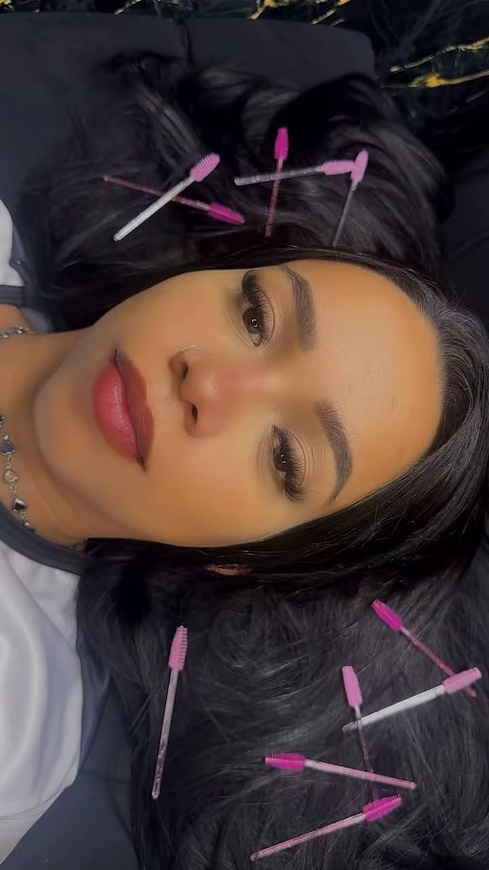
#> input picture src/assets/images/raw-hero.jpg, 489 x 870 px, shrunk from 720 x 1280 before the run
$ python process_images.py
#> lines starting #> are read from the running program, lines starting #| are printed output that depends on the picture
from pathlib import Path

from PIL import Image

dst = Path(__file__).resolve().parents[1] / "src" / "assets" / "images"

hero = Image.open(dst / "raw-hero.jpg").convert("RGB")
#> hero is the input picture: PIL image 489x870 RGB; mean R, G, B 73.7, 58.3, 56.6
# Face was sideways in the original file; ROTATE_90 places forehead at top.
hero_up = hero.transpose(Image.Transpose.ROTATE_90)
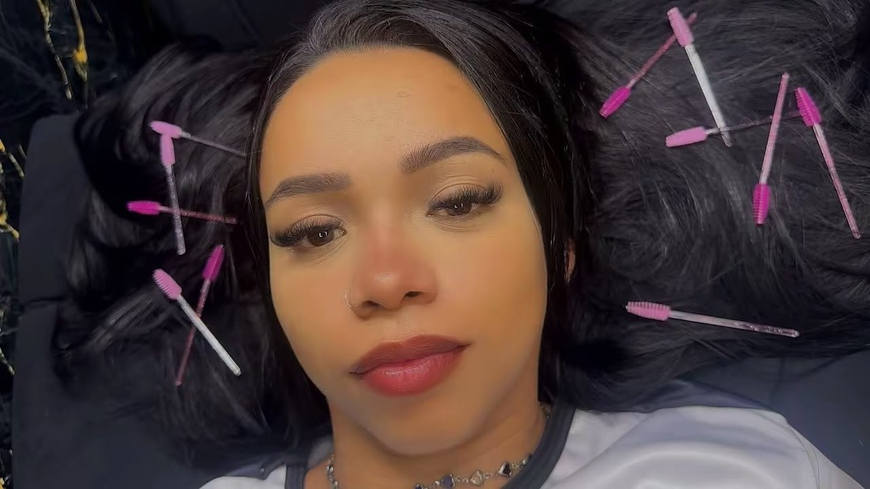
#> hero_up: PIL image 870x489 RGB; mean R, G, B 73.7, 58.3, 56.6
hero_up.save(dst / "hero-poliana.jpg", "JPEG", quality=92, optimize=True)

overlay = Image.open(dst / "raw-galeria-02.jpg").convert("RGB")
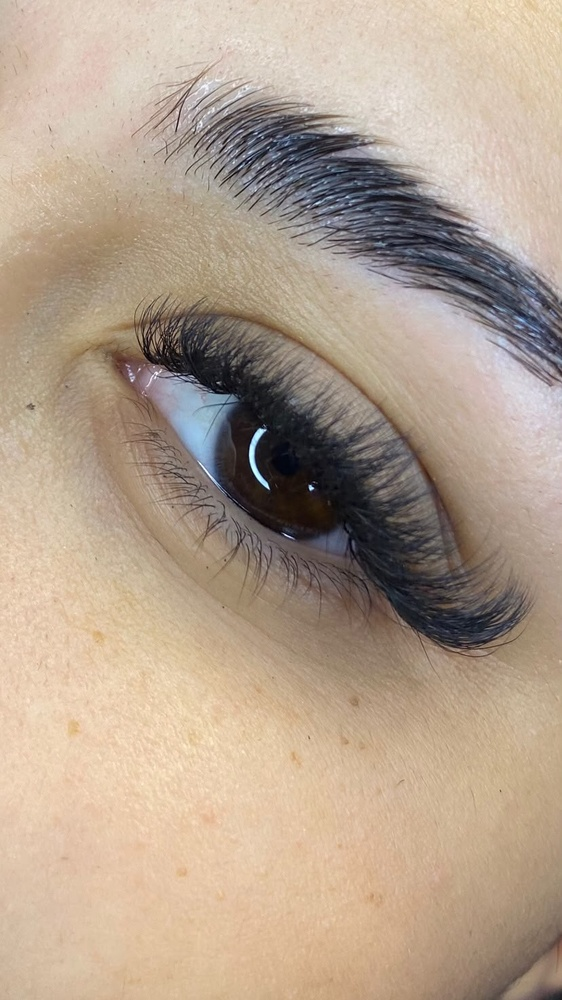
#> input picture src/assets/images/raw-galeria-02.jpg, 562 x 1000 px, shrunk from 828 x 1472 before the run
#> overlay is the input picture: PIL image 562x1000 RGB; mean R, G, B 179.1, 160.6, 142.7
w, h = overlay.size
#> w = 562; h = 1000
side = min(w, h)
#> side = 562
left = (w - side) // 2
#> left = 0
top = max(0, (h - side) // 2 - side // 10)
#> top = 163
overlay.crop((left, top, left + side, top + side)).save(
    dst / "hero-overlay-olho.jpg", "JPEG", quality=90, optimize=True
)
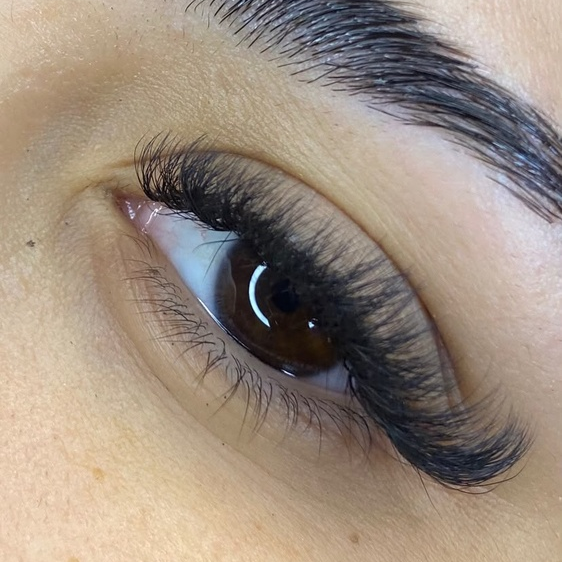
#> saved as hero-overlay-olho.jpg: PIL image 562x562 RGB; mean R, G, B 155.3, 140.4, 126.8

hw, hh = hero_up.size
#> hw = 870; hh = 489
hero_up.crop((0, int(hh * 0.05), int(hw * 0.42), int(hh * 0.95))).save(
    dst / "escovinhas-rosas.jpg", "JPEG", quality=90, optimize=True
)
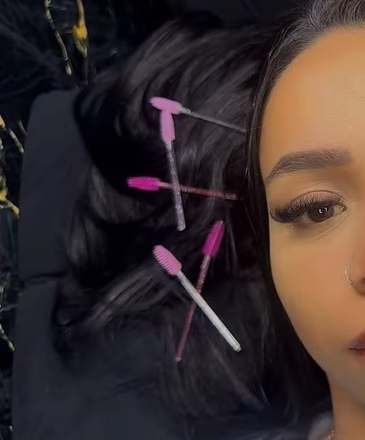
#> saved as escovinhas-rosas.jpg: PIL image 365x440 RGB; mean R, G, B 57.7, 45.4, 45.1

g1 = Image.open(dst / "raw-galeria-01.jpg").convert("RGB")
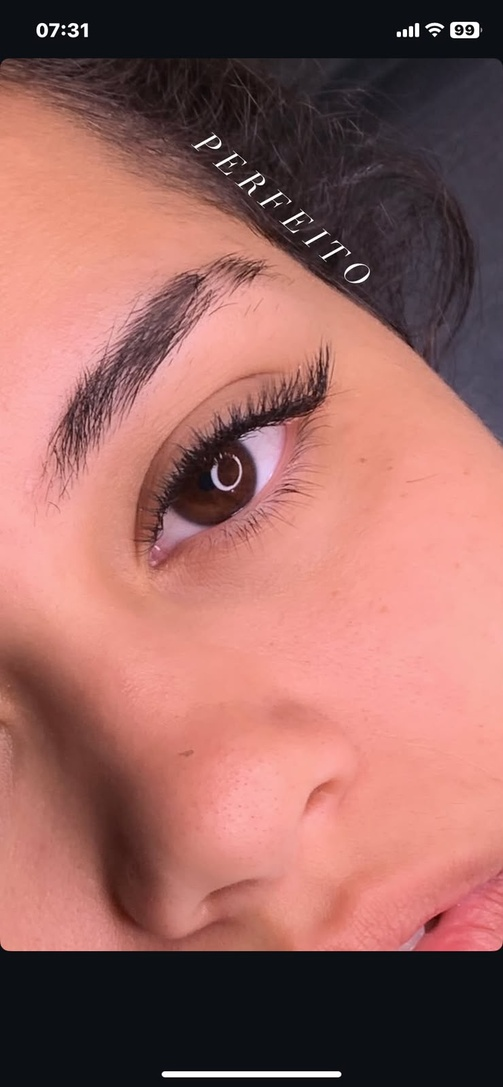
#> input picture src/assets/images/raw-galeria-01.jpg, 503 x 1087 px, shrunk from 740 x 1600 before the run
#> g1 is the input picture: PIL image 503x1087 RGB; mean R, G, B 152.5, 101.2, 96.2
w, h = g1.size
#> w = 503; h = 1087
g1.crop((0, int(h * 0.06), w, int(h * 0.96))).save(
    dst / "galeria-01.jpg", "JPEG", quality=90, optimize=True
)
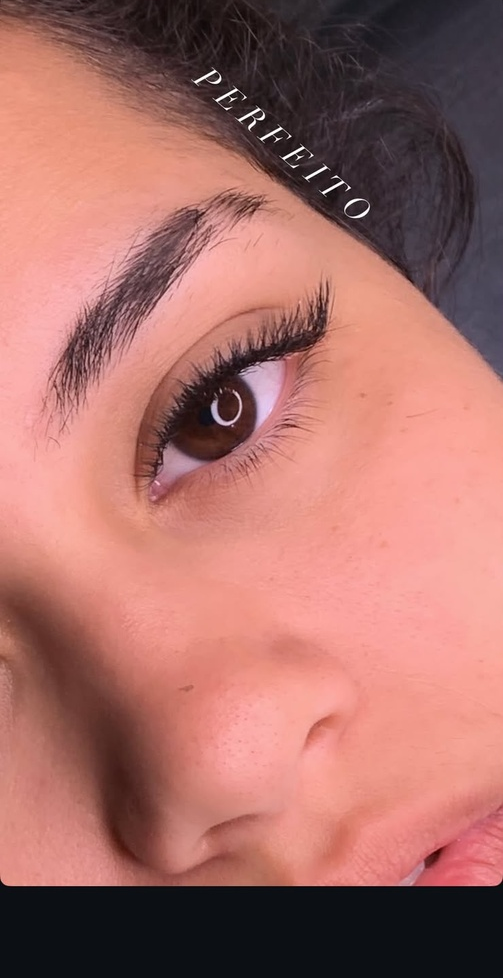
#> saved as galeria-01.jpg: PIL image 503x978 RGB; mean R, G, B 166.9, 109.7, 103.6

Image.open(dst / "raw-galeria-02.jpg").convert("RGB").save(
    dst / "galeria-02.jpg", "JPEG", quality=90, optimize=True
)

#> (the run stopped early here; a loop or call above may not have finished)
